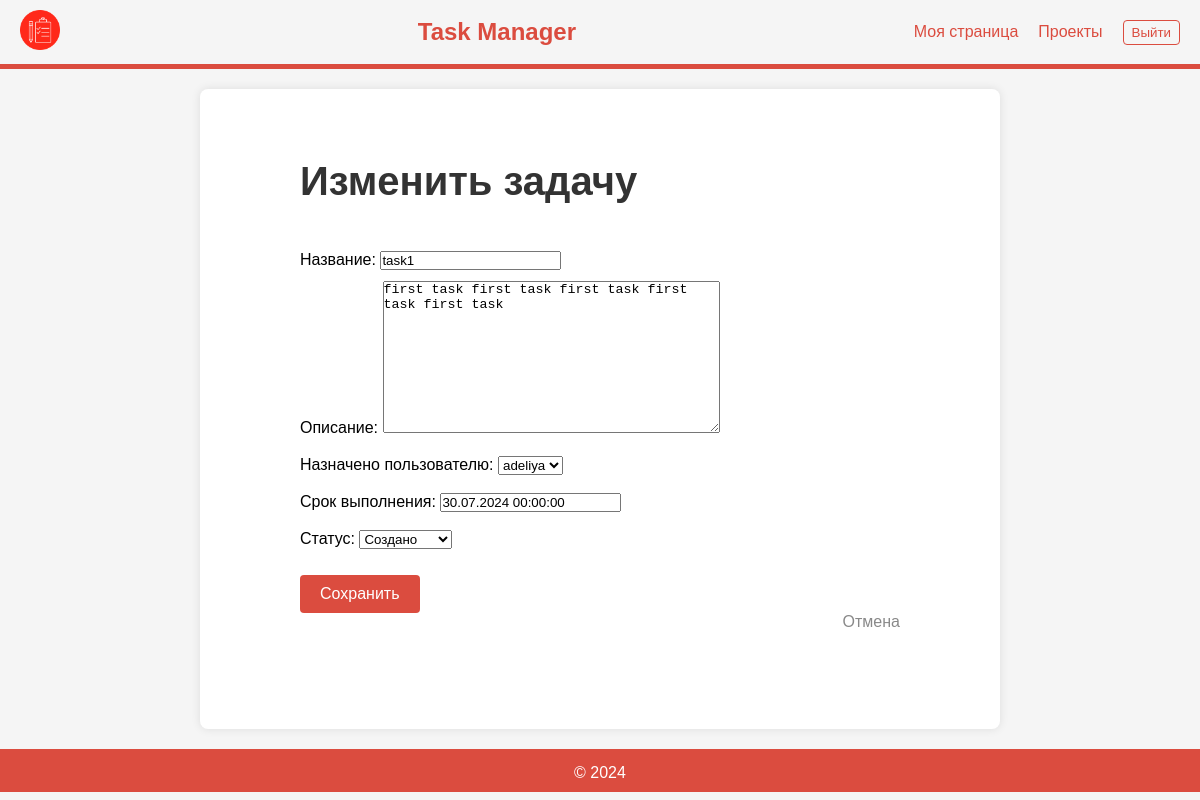
Page /tasks/1/edit/ (signed in) on the committed database.
### app/models.py (models this page shows, shortened)
class Task(models.Model):
    STATUS_CHOICES = [
        ("created", "Создано"),
        ("in_progress", "В процессе"),
        ("done", "Готово"),
    ]
    project = models.ForeignKey(Project, on_delete=models.CASCADE, related_name="tasks")
    title = models.CharField(max_length=255)
    description = models.TextField()
    assigned_to = models.ForeignKey(
        CustomUser, on_delete=models.SET_NULL, null=True, related_name="tasks"
    )
    date_created = models.DateTimeField(auto_now_add=True)
    date_updated = models.DateTimeField(auto_now=True)
    due_date = models.DateTimeField()
    status = models.CharField(max_length=20, choices=STATUS_CHOICES, default="created")

### app/views.py (the view)
# urls.py: path("tasks/<int:pk>/edit/", task_edit, name="task_edit"),
@login_required
def task_edit(request, pk):
    task = get_object_or_404(Task, pk=pk)
    is_owner = request.user == task.project.owner
    is_assigned = request.user == task.assigned_to
    if not is_owner and not is_assigned:
        return HttpResponseForbidden("Доступ запрещен")
    if request.method == "POST":
        if is_owner:
            form = TaskForm(request.POST, instance=task)
        else:
            form = TaskStatusForm(request.POST, instance=task)
        if form.is_valid():
            form.save()
            return redirect("project_detail", pk=task.project.pk)
    else:
        if is_owner:
            form = TaskForm(instance=task)
        else:
            form = TaskStatusForm(instance=task)
    return render(
        request,
        "app/task_edit.html",
        {"form": form, "task": task, "is_owner": is_owner},
    )

### app/forms.py (shortened to what this page needs)
class TaskForm(forms.ModelForm):
    class Meta:
        model = Task
        fields = ["title", "description", "assigned_to", "due_date", "status"]
        labels = {
            "title": "Название",
            "description": "Описание",
            "assigned_to": "Назначено пользователю",
            "due_date": "Срок выполнения",
            "status": "Статус",
        }

### app/models.py (called while the page is built)
    def __str__(self):
        return self.username

### app/templates/app/task_edit.html (shortened to what this page needs)
{% extends 'app/base.html' %}
{% block content %}
    <h1>Изменить задачу</h1>
    <form method="post">
        {{ form.as_p }}
        <button class="form-button" type="submit">Сохранить</button>
    </form>
    <div class="canc-block">
    <a class="cancel" href="{% url 'projects_list' %}">Отмена</a></div>
{% endblock %}

### app/static/app/css/styles.css (style rules this page uses)
* { margin: 0; padding: 0; box-sizing: border-box; }
body { font-family: 'Arial', sans-serif; background-color: #f5f5f5; margin: 0; padding: 0; }
main h1 { font-size: 2.5rem; color: #333; margin: 50px 0 40px 0; }
button { background-color: #db4c3f; color: #fff; border: none; padding: 10px 20px; font-size: 1rem; cursor: pointer; border-radius: 4px; transition: background-color 0.3s ease; }
p { margin-top: 5px; }
form { line-height: 2; }
.form-button { margin-top: 20px; }
.canc-block { display: flex; justify-content: end; }
.cancel { color: #898989; text-decoration: none; }

### rows in the picture
Task: title "task1", description "first task first task first task first task first task", assigned_to "adeliya", due_date "30.07.2024 00:00:00", status "Создано"
